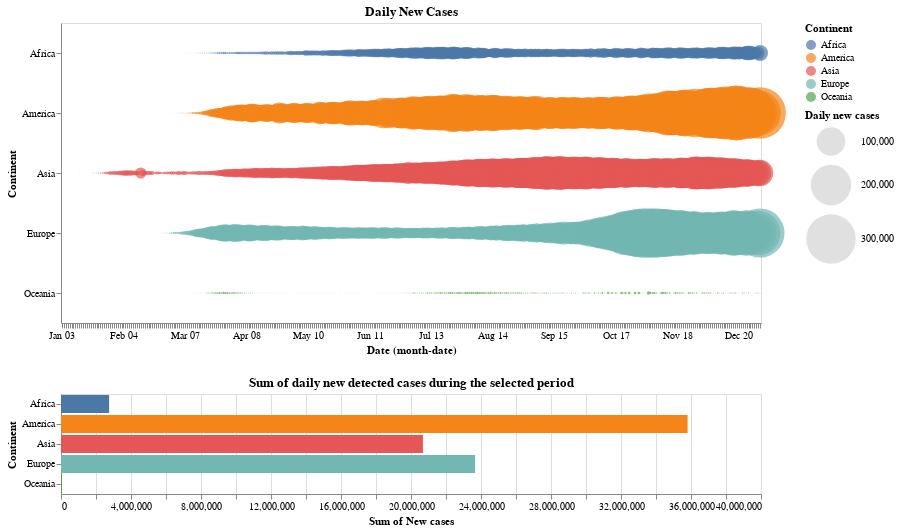

The notebook cell saved with this chart:
### Code cell
# Objective : Comparing continent on a selected period
# We plot the number of new_cases per continent, we add a selection tool and we link the plot to a bar chart

interval = alt.selection_interval()
circle = alt.Chart(selected_day_wise).mark_circle().encode(
    x='monthdate(Date):O',
    y='Continent',
    color=alt.condition(interval, 'Continent', alt.value('lightgray')),
    size=alt.Size('New cases:Q',
        scale=alt.Scale(range=[0, 3000]),
        legend=alt.Legend(title='Daily new cases')
    )
).properties(
    width=700,
    height=300,
    selection=interval,
    title='Daily New Cases' # added title
)
bars = alt.Chart(selected_day_wise).mark_bar().encode(
    y='Continent',
    color='Continent',
    x='sum(New cases):Q'
).properties(
    width=700,
    title='Sum of daily new detected cases during the selected period' # added title
).transform_filter(
    interval
)
circle & bars

### Figure 1 — Vega-Lite specification as saved in the notebook (floating-point values rounded to 4 significant figures; data arrays with more than 128 entries replaced by an {"elided": "..."} marker saying what was removed)
{"config": {"view": {"continuousWidth": 400, "continuousHeight": 300}}, "vconcat": [{"mark": "circle", "encoding": {"color": {"condition": {"field": "Continent", "type": "nominal", "selection": "selector003"}, "value": "lightgray"}, "size": {"field": "New cases", "legend": {"title": "Daily new cases"}, "scale": {"range": [0, 3000]}, "type": "quantitative"}, "x": {"field": "Date", "timeUnit": "monthdate", "type": "ordinal"}, "y": {"field": "Continent", "type": "nominal"}}, "height": 300, "selection": {"selector003": {"type": "interval"}}, "title": "Daily New Cases", "width": 700}, {"mark": "bar", "encoding": {"color": {"field": "Continent", "type": "nominal"}, "x": {"aggregate": "sum", "field": "New cases", "type": "quantitative"}, "y": {"field": "Continent", "type": "nominal"}}, "title": "Sum of daily new detected cases during the selected period", "transform": [{"filter": {"selection": "selector003"}}], "width": 700}], "data": {"name": "data-3185cb9d50fbe5805409c3fbd38bec92"}, "$schema": "https://vega.github.io/schema/vega-lite/v4.17.0.json", "datasets": {"data-3185cb9d50fbe5805409c3fbd38bec92": {"elided": "1820 records"}}}
